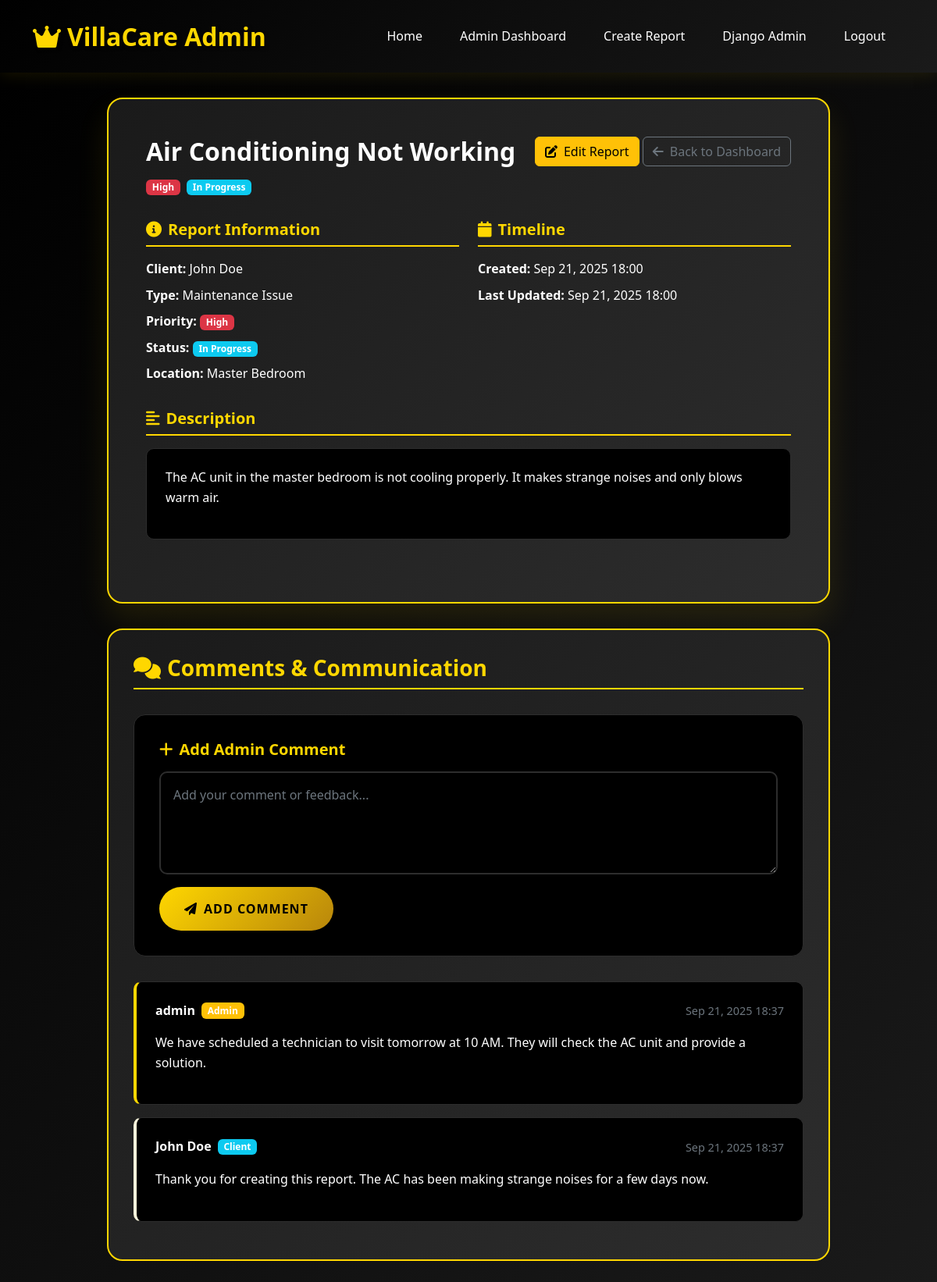
The app's page /admin-panel/report/1/ (signed in) with its own data.
### main/models.py (models this page shows, shortened)
class VillaReport(models.Model):
    REPORT_TYPES = [
        ('maintenance', 'Maintenance Issue'),
        ('cleaning', 'Cleaning Request'),
        ('security', 'Security Concern'),
        ('landscaping', 'Landscaping'),
        ('pool', 'Pool/Spa Issue'),
        ('emergency', 'Emergency'),
        ('other', 'Other'),
    ]
    PRIORITY_LEVELS = [
        ('low', 'Low'),
        ('medium', 'Medium'),
        ('high', 'High'),
        ('urgent', 'Urgent'),
    ]
    STATUS_CHOICES = [
        ('pending', 'Pending'),
        ('in_progress', 'In Progress'),
        ('completed', 'Completed'),
        ('cancelled', 'Cancelled'),
    ]
    user = models.ForeignKey(User, on_delete=models.CASCADE)
    report_type = models.CharField(max_length=20, choices=REPORT_TYPES)
    priority = models.CharField(max_length=10, choices=PRIORITY_LEVELS, default='medium')
    title = models.CharField(max_length=200)
    description = models.TextField()
    location = models.CharField(max_length=200, help_text="Specific location in the villa")
    status = models.CharField(max_length=20, choices=STATUS_CHOICES, default='pending')
    admin_notes = models.TextField(blank=True, help_text="Internal notes for staff")
    created_at = models.DateTimeField(auto_now_add=True)
    updated_at = models.DateTimeField(auto_now=True)
    scheduled_date = models.DateTimeField(null=True, blank=True)
    completed_date = models.DateTimeField(null=True, blank=True)
    class Meta:
        ordering = ['-created_at']
    def get_priority_color(self):
        colors = {
            'low': 'success',
            'medium': 'warning',
            'high': 'danger',
            'urgent': 'dark'
        }
        return colors.get(self.priority, 'secondary')
    def get_status_color(self):
        colors = {
            'pending': 'warning',
            'in_progress': 'info',
            'completed': 'success',
            'cancelled': 'secondary'
        }
        return colors.get(self.status, 'secondary')

class Comment(models.Model):
    villa_report = models.ForeignKey(VillaReport, on_delete=models.CASCADE, related_name='comments')
    user = models.ForeignKey(User, on_delete=models.CASCADE)
    comment = models.TextField()
    created_at = models.DateTimeField(auto_now_add=True)
    updated_at = models.DateTimeField(auto_now=True)
    is_admin_comment = models.BooleanField(default=False)
    class Meta:
        ordering = ['-created_at']

### main/views.py (the view)
# urls.py: path('admin-panel/report/<int:report_id>/', views.admin_report_detail, name='admin_report_detail'),
@user_passes_test(is_admin)
def admin_report_detail(request, report_id):
    report = get_object_or_404(VillaReport, id=report_id)
    comments = Comment.objects.filter(villa_report=report)
    if request.method == 'POST':
        form = CommentForm(request.POST)
        if form.is_valid():
            comment = form.save(commit=False)
            comment.villa_report = report
            comment.user = request.user
            comment.is_admin_comment = True
            comment.save()
            messages.success(request, 'Admin comment added successfully!')
            return redirect('admin_report_detail', report_id=report_id)
    else:
        form = CommentForm()
    context = {
        'report': report,
        'comments': comments,
        'form': form,
    }
    return render(request, 'main/admin_report_detail.html', context)

### templates/main/admin_report_detail.html (shortened to what this page needs)
{% load static %}
<!DOCTYPE html>
<html lang="en">
<head>
    <link href="https://cdn.jsdelivr.net/npm/bootstrap@5.3.0/dist/css/bootstrap.min.css" rel="stylesheet">
    <link href="https://cdnjs.cloudflare.com/ajax/libs/font-awesome/6.0.0/css/all.min.css" rel="stylesheet">
    <link href="{% static 'css/style.css' %}" rel="stylesheet">
</head>
<body>
    <nav class="navbar navbar-expand-lg navbar-dark">
        <div class="container">
            <a class="navbar-brand" href="{% url 'home' %}">
                <i class="fas fa-crown me-2"></i>VillaCare Admin
            </a>
            <div class="collapse navbar-collapse" id="navbarNav">
                <ul class="navbar-nav ms-auto">
                    <li class="nav-item">
                        <a class="nav-link" href="{% url 'home' %}">Home</a>
                    </li>
                    <li class="nav-item">
                        <a class="nav-link" href="{% url 'admin_dashboard' %}">Admin Dashboard</a>
                    </li>
                    <li class="nav-item">
                        <a class="nav-link" href="{% url 'admin_create_report' %}">Create Report</a>
                    </li>
                    <li class="nav-item">
                        <a class="nav-link" href="/admin/">Django Admin</a>
                    </li>
                    <li class="nav-item">
                        <form method="post" action="{% url 'logout' %}" style="display: inline;">
                            <button type="submit" class="nav-link" style="border: none; background: none; color: inherit;">
                                Logout
                            </button>
                        </form>
                    </li>
                </ul>
            </div>
        </div>
    </nav>
    <div class="report-detail-container">
        <div class="container">
            <div class="row justify-content-center">
                <div class="col-lg-10">
                    <div class="report-detail-card">
                        <div class="report-detail-header">
                            <div class="report-title-section">
                                <h1>{{ report.title }}</h1>
                                <div class="report-badges">
                                    <span class="badge bg-{{ report.get_priority_color }}">{{ report.get_priority_display }}</span>
                                    <span class="badge bg-{{ report.get_status_color }}">{{ report.get_status_display }}</span>
                                </div>
                            </div>
                            <div class="report-actions">
                                <a href="{% url 'admin_edit_report' report.id %}" class="btn btn-warning">
                                    <i class="fas fa-edit me-2"></i>Edit Report
                                </a>
                                <a href="{% url 'admin_dashboard' %}" class="btn btn-outline-secondary">
                                    <i class="fas fa-arrow-left me-2"></i>Back to Dashboard
                                </a>
                            </div>
                        </div>
                        <div class="report-detail-body">
                            <div class="row">
                                <div class="col-md-6">
                                    <div class="detail-section">
                                        <h5><i class="fas fa-info-circle me-2"></i>Report Information</h5>
                                        <div class="detail-item">
                                            <strong>Client:</strong> {{ report.user.get_full_name|default:report.user.username }}
                                        </div>
                                        <div class="detail-item">
                                            <strong>Type:</strong> {{ report.get_report_type_display }}
                                        </div>
                                        <div class="detail-item">
                                            <strong>Priority:</strong>
                                            <span class="badge bg-{{ report.get_priority_color }}">{{ report.get_priority_display }}</span>
                                        </div>
                                        <div class="detail-item">
                                            <strong>Status:</strong>
                                            <span class="badge bg-{{ report.get_status_color }}">{{ report.get_status_display }}</span>
                                        </div>
                                        <div class="detail-item">
                                            <strong>Location:</strong> {{ report.location }}
                                        </div>
                                    </div>
                                </div>
                                <div class="col-md-6">
                                    <div class="detail-section">
                                        <h5><i class="fas fa-calendar me-2"></i>Timeline</h5>
                                        <div class="detail-item">
                                            <strong>Created:</strong> {{ report.created_at|date:"M d, Y H:i" }}
                                        </div>
                                        <div class="detail-item">
                                            <strong>Last Updated:</strong> {{ report.updated_at|date:"M d, Y H:i" }}
                                        </div>
                                    </div>
                                </div>
                            </div>
                            <div class="detail-section">
                                <h5><i class="fas fa-align-left me-2"></i>Description</h5>
                                <div class="description-content">
                                    {{ report.description|linebreaks }}
                                </div>
                            </div>
                        </div>
                    </div>
                    <div class="comments-section">
                        <div class="comments-header">
                            <h3><i class="fas fa-comments me-2"></i>Comments & Communication</h3>
                        </div>
                        <div class="add-comment-form">
                            <h5><i class="fas fa-plus me-2"></i>Add Admin Comment</h5>
                            <form method="post">
                                <div class="mb-3">
                                    {{ form.comment }}
                                </div>
                                <button type="submit" class="btn btn-primary">
                                    <i class="fas fa-paper-plane me-2"></i>Add Comment
                                </button>
                            </form>
                        </div>
                        <div class="comments-list">
                            {% if comments %}
                                {% for comment in comments %}
                                <div class="comment-item {% if comment.is_admin_comment %}admin-comment{% else %}client-comment{% endif %}">
                                    <div class="comment-header">
                                        <div class="comment-author">
                                            <strong>{{ comment.user.get_full_name|default:comment.user.username }}</strong>
                                            {% if comment.is_admin_comment %}
                                                <span class="badge bg-warning">Admin</span>
                                            {% else %}
                                                <span class="badge bg-info">Client</span>
                                            {% endif %}
                                        </div>
                                        <div class="comment-date">
                                            {{ comment.created_at|date:"M d, Y H:i" }}
                                        </div>
                                    </div>
                                    <div class="comment-content">
                                        {{ comment.comment|linebreaks }}
                                    </div>
                                </div>
                                {% endfor %}
                            {% else %}
                                <div class="empty-state">
                                    <i class="fas fa-comments"></i>
                                    <h5>No Comments Yet</h5>
                                    <p>No comments have been posted for this report yet.</p>
                                </div>
                            {% endif %}
                        </div>
                    </div>
                </div>
            </div>
        </div>
    </div>
</body>
</html>

### records on screen
VillaReport: title "Air Conditioning Not Working", priority "High", status "In Progress", user.get_full_name "John Doe", report_type "Maintenance Issue", location "Master Bedroom", created_at "Sep 21, 2025 18:00", updated_at "Sep 21, 2025 18:00", description "The AC unit in the master bedroom is not cooling properly. It makes strange noises and only blows warm air."
Comment: user.get_full_name "admin", is_admin_comment "Admin", created_at "Sep 21, 2025 18:37", comment "We have scheduled a technician to visit tomorrow at 10 AM. They will check the AC unit and provide a solution."
Comment: user.get_full_name "John Doe", is_admin_comment "Client", created_at "Sep 21, 2025 18:37", comment "Thank you for creating this report. The AC has been making strange noises for a few days now."
